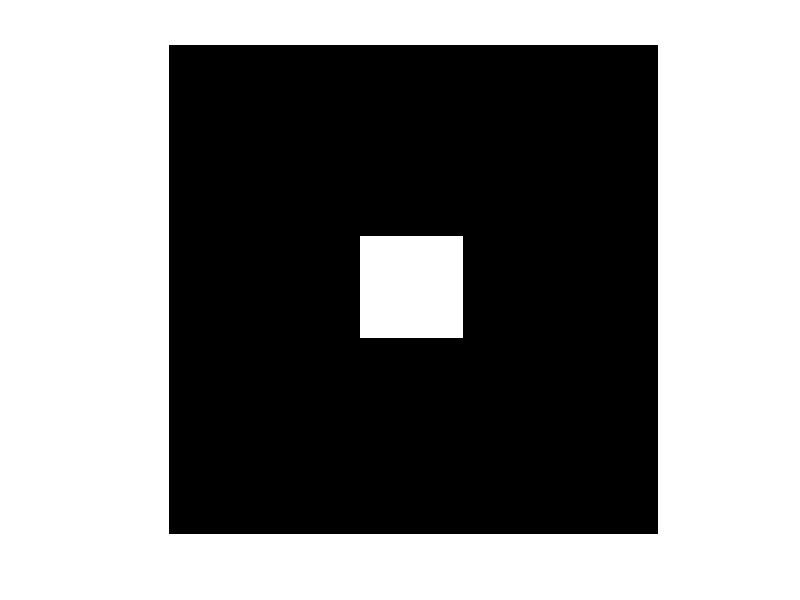
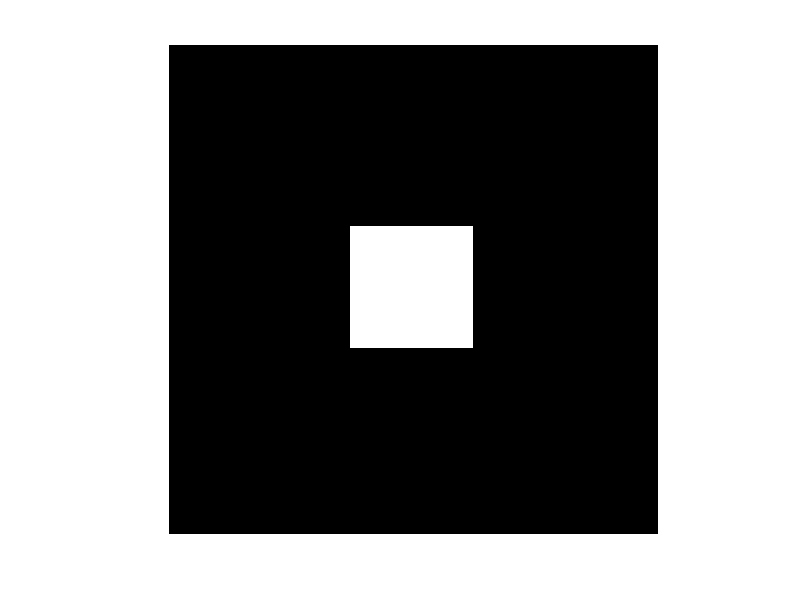
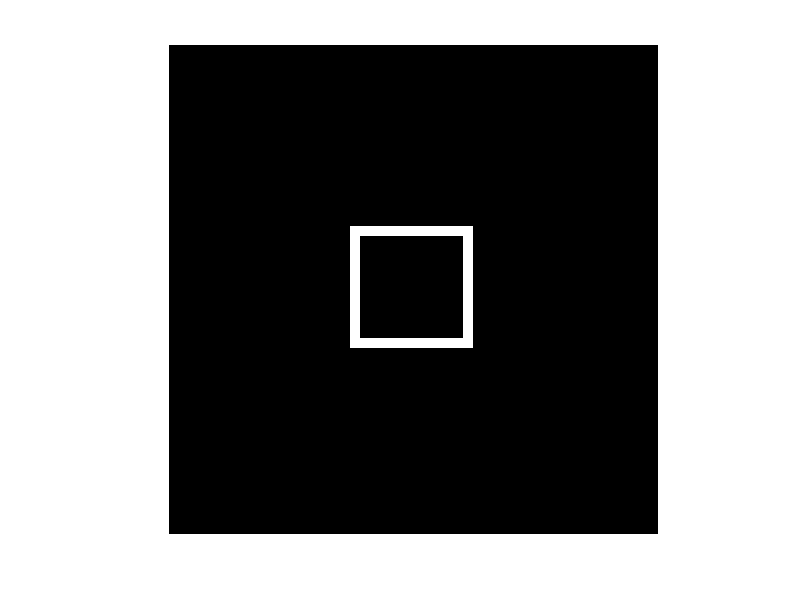

The MATLAB script that drew these images, in order:
clc
clear all
close all
 a=zeros(100,100);
%          a(40:60,40)=1;
         
         
 a(40:60,40:60)=1;
 figure,imshow(a)
SE = strel('square',5);
 % SE = strel('square',4);
%   SE=strel('disk',5);
imd=imdilate(a,SE);
figure,imshow(imd)
figure,imshow(imd-a)
i=i;